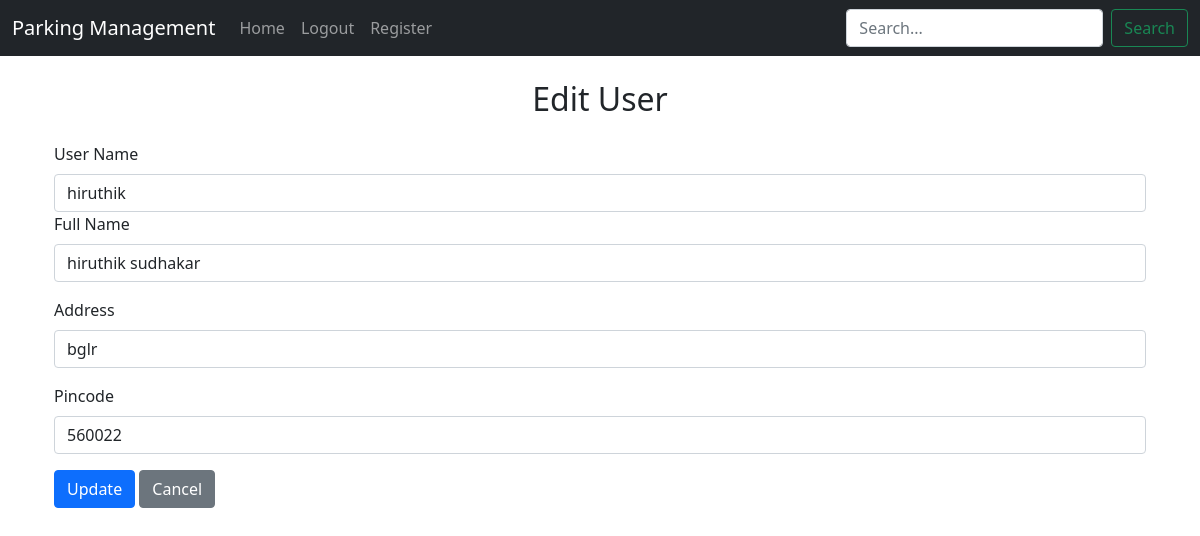
The app's page /edit_user/2 (signed in), older data.
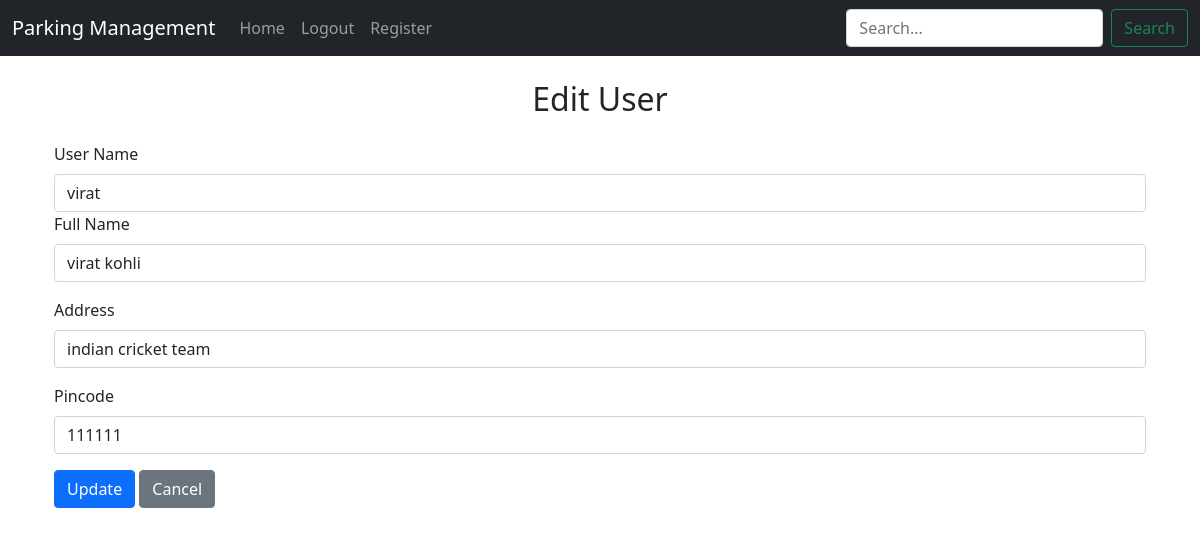
The same page, newer data.
### app.py (models this page shows)
class User(db.Model):
    __tablename__='user'
    id=db.Column(db.Integer,primary_key=True)
    username=db.Column(db.String(20),unique=True,nullable=False)
    password=db.Column(db.String(20),nullable=False)
    fullname=db.Column(db.String(20),nullable=False)
    address=db.Column(db.String(20),nullable=False)
    pincode=db.Column(db.String(20),nullable=False)
    bookings=db.relationship('Booking',back_populates='user', cascade='all, delete-orphan')

### app.py (the view, shortened to what this page needs)
@app.route('/edit_user/<int:user_id>', methods=['GET', 'POST'])
def edit_user(user_id):
    if 'username' not in session or session['username'] != 'admin':
        return redirect(url_for('login'))
    user = User.query.get_or_404(user_id)
    return render_template('edit_user.html', user=user)

### templates/edit_user.html (shortened to what this page needs)
{% extends 'base.html' %}
{% block content %}
<div class="container mt-4">
    <h2 class="mb-4 text-center">Edit User</h2>
    <form method="POST">
        <div class="mb-3">
            <label class="form-label">User Name</label>
            <input type="text" name="username" class="form-control" value="{{ user.username }}" required>
        <div class="mb-3">
            <label class="form-label">Full Name</label>
            <input type="text" name="fullname" class="form-control" value="{{ user.fullname }}" required>
        </div>
        <div class="mb-3">
            <label class="form-label">Address</label>
            <input type="text" name="address" class="form-control" value="{{ user.address }}" required>
        </div>
        <div class="mb-3">
            <label class="form-label">Pincode</label>
            <input type="text" name="pincode" class="form-control" value="{{ user.pincode }}" required>
        </div>
        <button type="submit" class="btn btn-primary">Update</button>
        <a href="{{ url_for('admin_user') }}" class="btn btn-secondary">Cancel</a>
    </form>
</div>
{% endblock %}

Row changes from the older to the newer data that the page shows:
changed User: username "hiruthik" → "virat"; fullname "hiruthik sudhakar" → "virat kohli"; address "bglr" → "indian cricket team"; pincode "560022" → "111111"
